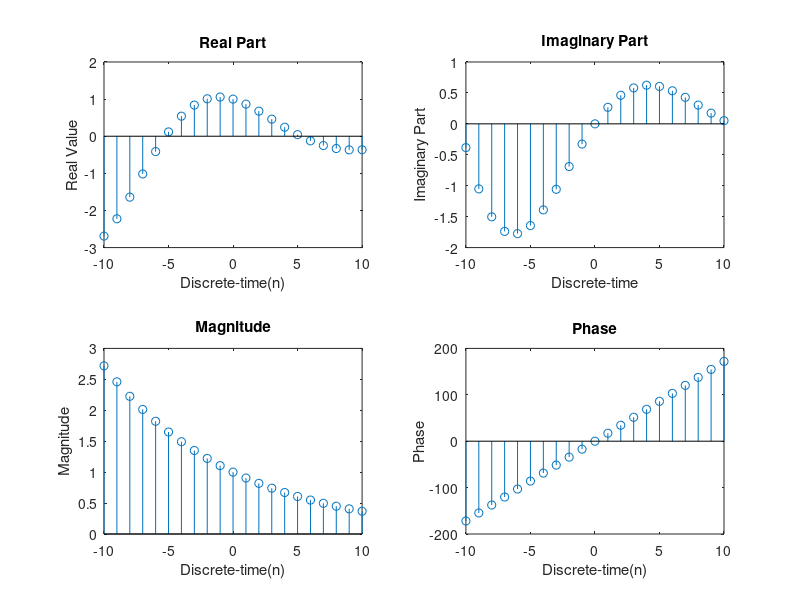

MATLAB code for this plot:
clc;
clear all;
close all;
alpha = -0.1+0.3j;
n = -10:1:10;
x = exp(alpha*n);

subplot(2,2,1)
stem(n,real(x));
title('Real Part');
xlabel('Discrete-time(n)');
ylabel('Real Value');

subplot(2,2,2);
stem(n,imag(x));
title('Imaginary Part');
xlabel('Discrete-time');
ylabel('Imaginary Part');

subplot(2,2,3);
stem(n,abs(x));
title('Magnitude');
xlabel('Discrete-time(n)');
ylabel('Magnitude');

phase = angle(x)*180/pi;
subplot(2,2,4)
stem(n,phase);
title('Phase');
xlabel('Discrete-time(n)');
ylabel('Phase');